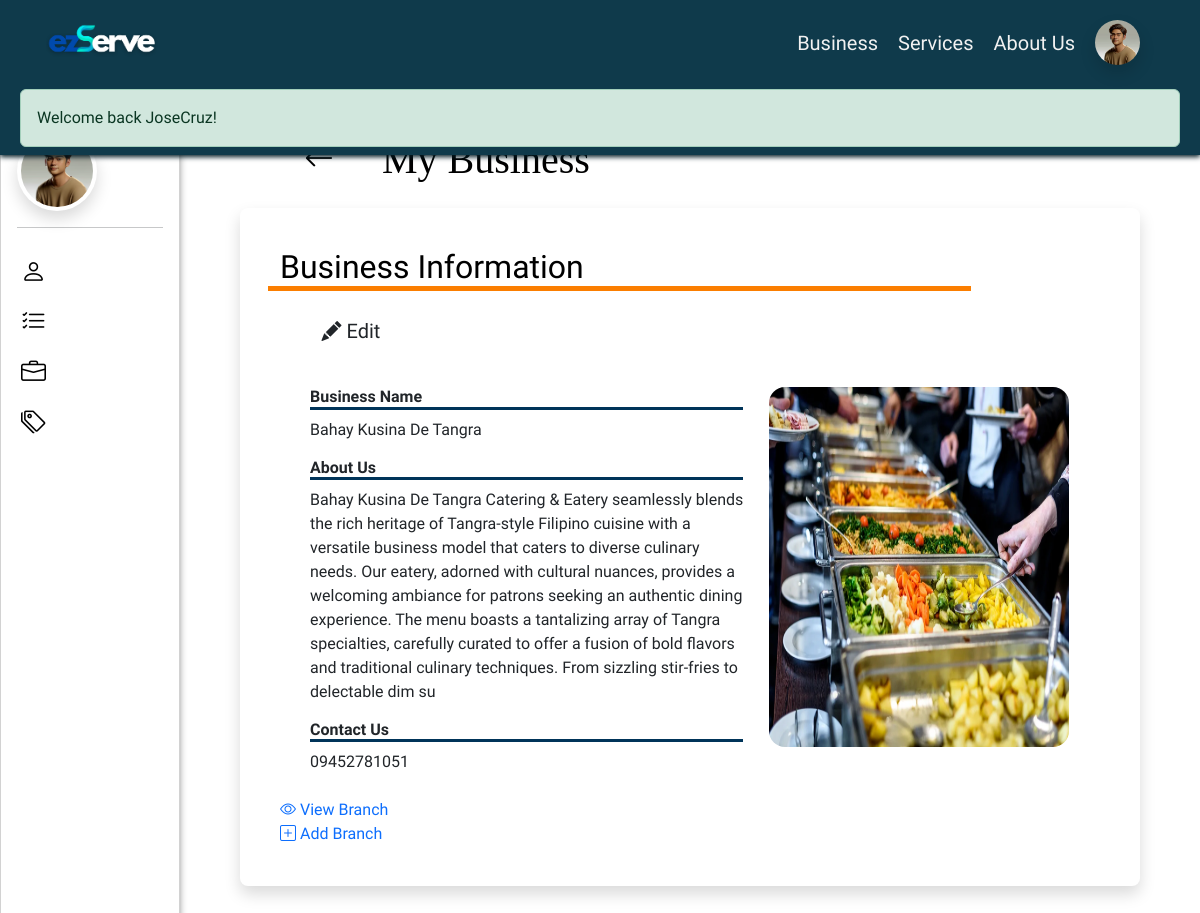
The app's page /?page=branches&businesscode=24 (signed in) with its own data.
### tables this page shows
CREATE TABLE `business_owner` (
  `ownerID` int(11) NOT NULL,
  `fname` varchar(50) NOT NULL,
  `lname` varchar(50) NOT NULL,
  `birthday` date NOT NULL,
  `email` varchar(50) NOT NULL,
  `verification_code` varchar(200) NOT NULL,
  `number` varchar(30) NOT NULL,
  `ownerAddress` varchar(255) NOT NULL,
  `username` varchar(100) NOT NULL,
  `password` varchar(100) NOT NULL,
  `repassword` varchar(100) NOT NULL,
  `usertype` varchar(50) NOT NULL,
  `profileImage` longblob NOT NULL,
  `status` tinyint(4) NOT NULL,
  `created` timestamp NOT NULL DEFAULT current_timestamp(),
  `updated` timestamp NOT NULL DEFAULT current_timestamp()
);

CREATE TABLE `business` (
  `businessCode` int(11) NOT NULL,
  `ownerID` int(11) NOT NULL,
  `busName` varchar(100) NOT NULL,
  `about` varchar(1000) NOT NULL,
  `busType` varchar(100) NOT NULL,
  `house_building` varchar(100) NOT NULL,
  `street` varchar(100) NOT NULL,
  `barangay` varchar(100) NOT NULL,
  `city_municipality` varchar(100) NOT NULL,
  `province` varchar(100) NOT NULL,
  `region` varchar(100) NOT NULL,
  `phone` varchar(100) NOT NULL,
  `mobile` varchar(100) NOT NULL,
  `business_permit` longblob NOT NULL,
  `sanitary` longblob NOT NULL,
  `tax` longblob NOT NULL,
  `busImage` longblob NOT NULL,
  `status` tinyint(4) NOT NULL
);

### app/functions/userFunction.php (called while the page is built, shortened)
<?php
function viewUser($userID) {
    global $DB;
    $usertype = $_SESSION[AUTH_TYPE];
    if ($usertype === 'client') {
        $query = $DB->prepare("SELECT * FROM client WHERE clientID = ?");
    } elseif ($usertype === 'business owner') {
        $query = $DB->prepare("SELECT * FROM business_owner WHERE ownerID = ?");
    } else {
        return null;
    }
    $query->bind_param("i", $userID);
    $query->execute();
    $result = $query->get_result();
    $user = $result->fetch_object();
    return $user;
}
?>

### index.php (called while the page is built, shortened)
<?php
	require 'functions.php';
	require 'page.php';
?>

### pages/branches.php (the view, shortened to what this page needs)
<?= element( 'owner_header' ) ?>
<?= element( 'owner-side-nav' ) ?>
<link rel="stylesheet" href="https://unpkg.com/leaflet/dist/leaflet.css" />
<link rel="stylesheet" href="https://unpkg.com/leaflet-control-geocoder/dist/Control.Geocoder.css" />
<?php
$ownerID = $_SESSION['userID'];
global $DB;
$businessCode = isset($_GET['businesscode']) ? $_GET['businesscode'] : '';
$businessCode = $DB->real_escape_string($businessCode);
$sql = "SELECT * FROM business WHERE ownerID = $ownerID AND businessCode = '$businessCode' AND status = 1";
$result = $DB->query($sql);
?>
<?php while ($row = $result->fetch_assoc()): ?>
<div id="own-bus" class="own-bus mb-5" style="height: auto; margin: 120px 0 20% 20%; width: 75vw">
            <div class="d-flex justify-content-between p-3">
                <div class="d-flex ">
                <a href="?page=owner_business" id="backButton" class=" btn-back mx-5">
                    <i class="bi bi-arrow-left" style="color: black;"></i>
                </a>
                <h1 >My Business</h1>
                </div>
            </div>
    <div id="detailsForm" class="bus-info card border-0 rounded-3 shadow p-3 mb-5  bg-white rounded">
        <div class="business-details justify-content-between p-4" id="businessDetails<?= $row['businessCode'] ?>">
            <div class="row">
                <h2 class=" col-10 bus-info-header">Business Information</h2>
                <a href="#" id="editButton" class=" col-2 btn-edit btn-lg btn  float-end m-2" style="width: 150px" onclick="toggleEditable()">
                    <i class="bi bi-pencil-fill"></i>
                    <span>Edit</span>
                </a>
            </div>
            <br>
            <form method="post" action="?action=businessAction" enctype="multipart/form-data">
                <div class="column d-flex row justify-content-between">
                    <div class="col-md-7 flex-column">
                        <h6 id="busNameHeader" class="busNameHeader"><b>Business Name</b></h6>
                        <p id="busNameInput" style="display: block;"><?= $row['busName'] ?></p>
                        <h6 id="aboutHeader" class="aboutHeader"><b>About Us</b></h6>
                        <p id="aboutInput" style="display: block;"><?= $row['about'] ?></p>
                        <h6 id="contactHeader" class="contactHeader"><b>Contact Us</b></h6>
                        <p id="contactInput" style="display: block;"><?= $row['phone'] ?></p>
                    </div>
                    <div class="col-md-5">
                        <div class="mb-4 d-flex justify-content-center ">
                            <img id="imagePreview"  class="rounded-4" src="<?= $row['busImage'] ? $row['busImage'] : 'https://mdbootstrap.com/img/Photos/Others/placeholder.jpg' ?>" alt="business image">
                        </div>
                        <br>
                    </div>
                </div>
                <a href="#branch-details" id="ViewBranch" class="btn-view-branches align-items-center justify-content-center view-branch-button" data-businesscode="<?= $row['businessCode'] ?>" onclick="toggleViewBranch(this, event)">
                    <i class="bi bi-eye"></i>
                    <span>View Branch</span>
                </a>
                <a href="#add-branch" id="AddBranch" class="btn-add-branch align-items-center justify-content-center add-branch-button" data-businesscode="<?= $row['businessCode'] ?>" onclick="toggleAddBranch(this, event)">
                    <i class="bi bi-plus-square"></i>
                    <span>Add Branch</span>
                </a>
            </form>
        </div>
    </div>
<?php endwhile; ?>

### elements/owner_header.php (shortened to what this page needs)
<?php if( ! defined( 'ACCESS' ) ) die( 'DIRECT ACCESS NOT ALLOWED' );
if (isset($_SESSION['userID'])) {
    $usertype = isset($_SESSION['usertype']) ? $_SESSION['usertype'] : '';
    if ($usertype === 'client') {
        $allowed_pages = array('services',
        'default',
        'about',
        'client_profile',
        'client_business_details',
        'client_package',
        'client_view_package',
        'checkout',
        'client_purchase',
        'voucher',
        'client_custom',
        'custom_checkout',
        'custom_voucher',
        'client-order-history'
    );
        $current_page = isset($_GET['page']) ? $_GET['page'] : 'default';
        if (!in_array($current_page, $allowed_pages)) {
            header('Location: ' . SITE_URL . '/?page=default');
            exit();
        }
    }
    else if ($usertype === 'business owner') {
        $allowed_pages = array('services',
        'owner_business',
        'about',
        'owner_profile',
        'owner_voucher',
        'edit_voucher',
        'owner-order-list',
        'owner-settings',
        'bus-register',
        'branches',
        'choose_package',
        'package',
        'owner_package',
        'edit_item',
        'add_item',
        'add_category',
        'add_package',
        'add_customItem',
        'custom_package',
        'add_custom_package',
        'client_business_details');
        $current_page = isset($_GET['page']) ? $_GET['page'] : 'default';
    }
}
if (isset($_SESSION['userID'])) {
    $userData = viewUser($_SESSION['userID']);
    $profileImage = !empty($userData->profileImage) ? $userData->profileImage : '';
} else {
    $profileImage = '';
}
?>
<!DOCTYPE html>
<html lang="en">
<head>
    <link href="https://cdn.jsdelivr.net/npm/bootstrap@5.3.0/dist/css/bootstrap.min.css" rel="stylesheet">
    <link rel="stylesheet" href="https://cdn.jsdelivr.net/npm/bootstrap-icons@1.3.0/font/bootstrap-icons.css">
    <link href="./assets/view.css" rel="stylesheet">
  </head>
<body>
    <header class="header align-items-center justify-content-center fixed-top  " style="height: auto">
    <div class=" header-nav d-flex justify-content-between align-items-center" style="height: auto">
        <div class="title">
            <img class="logo col-sm-7" src="assets/images/has shadow.png">
        </div>
        <nav class="d-flex  align-items-center ">
        <ul class="burger-menu " id="burgerDropdown" >
    <li><a class="burger-item <?php echo ($current_page === 'owner_business') ? 'active' : ''; ?>" href="<?= SITE_URL ?>/?page=owner_business">Business</a></li>
    <li><a class="burger-item <?php echo ($current_page === 'services') ? 'active' : ''; ?>" href="<?= SITE_URL ?>/?page=services">Services</a></li>
    <li><a class="burger-item <?php echo ($current_page === 'about') ? 'active' : ''; ?>" href="<?= SITE_URL ?>/?page=about">About Us</a></li>
                <?php if (isset($_SESSION[AUTH_ID])) { ?>
            <li class="dropdown profile-drop" >
            <?php if (isset($_SESSION[AUTH_NAME])): ?>
                <a class="d-flex" href="#" id="navbarDropdown" role="button" data-bs-toggle="dropdown" aria-expanded="false">
                    <?php if (isset($_SESSION[AUTH_ID]) && !empty($profileImage)): ?>
                        <img class=" rounded-circle shadow " src="<?php echo $profileImage; ?>" alt="User's Picture" style="width: 45px; height: 45px;">
                    <?php else: ?>
                        <i class="bi bi-person-circle" style="font-size: 45px"></i>
                    <?php endif; ?>
                </a>
            <?php else: ?>
                <a class="d-flex" href="#" id="navbarDropdown" role="button" data-bs-toggle="dropdown" aria-expanded="false">
                    <i class="bi bi-person-fill"></i>
                </a>
            <?php endif; ?>
            </li>
        <?php } ?>
    </ul>
</nav>
    </div>
    <div class="message row m-0">
      <div class="col left-content">
     <?= show_message(); ?>
     </div>
</div>
</header>

### elements/owner-side-nav.php (shortened to what this page needs)
<?php
$userData = viewUser($_SESSION['userID']);
$profileImage = $userData->profileImage;
?>
<div class="side-nav card fixed-top rounded-4 bg-opacity-10 bg-white">
  <?php if (isset($_SESSION[AUTH_ID])) { ?>
    <?php if ($_SESSION[AUTH_TYPE] === 'business owner') { ?>
      <div class="d-flex mx-3 justify-content-start align-items-center">
    <?php if (!empty($profileImage)): ?>
        <img class="profileImg rounded-circle shadow p-1 bg-white" id="preview_profileImage" alt="Profile Image"
            src="<?php echo $profileImage; ?>" style="width:5rem; height: 5rem">
    <?php else: ?>
        <i class="bi bi-person-circle" style="font-size: 2rem"></i>
    <?php endif; ?>
</div>
    <?php } ?>
    <hr class="mx-3">
    <div>
      <div class="nav-item <?php echo ($_GET['page'] === 'owner_profile') ? 'active' : ''; ?>"><a href="<?php echo SITE_URL ?>/?page=owner_profile" class="py-2"><i class="bi bi-person"></i><span>My Profile</span></a></div>
      <div class="nav-item <?php echo ($_GET['page'] === 'owner-order-list') ? 'active' : ''; ?>"><a href="<?php echo SITE_URL ?>/?page=owner-order-list" class="py-2"><i class="bi bi-list-check"></i><span>Client Orders</span></a></div>
      <div class="nav-item <?php echo ($_GET['page'] === 'owner_business') ? 'active' : ''; ?>"><a href="<?php echo SITE_URL ?>/?page=owner_business" class="py-2"><i class="bi bi-briefcase"></i><span>My Business</span></a></div>
      <div class="nav-item <?php echo ($_GET['page'] === 'owner_voucher') ? 'active' : ''; ?>"><a href="<?php echo SITE_URL ?>/?page=owner_voucher" class="py-2"><i class="bi bi-tags"></i><span>My Vouchers</span></a></div>
    </div>
  <?php } ?>
</div>

### assets/view.css (style rules this page uses)
body { font-family: "Lexend exa", Arial; overflow-x: hidden; background-image: url(./images/bg-2.png); background-repeat:repeat-y; background-size: cover; }
h1 { color: #000000; }
.message { z-index: 999; }
header { background-color: #0f3a4b; box-shadow: 0px 2px 5px #031b23; }
nav li { list-style: none; padding: 0px 10px; }
nav ul { margin-top: 20px; }
a { text-decoration: none; }
.details h1, h2 { color: black; }
.nav-item { margin: 10px 10px 0px 10px; }
.side-nav { position: fixed; top: 80px; bottom: 0; left: 0; padding: 50px 0 0; box-shadow: 2px 0 10px -5px #333; z-index: 600; width: 18em; }
.side-nav .nav-item { list-style: none; height: 40px; }
.side-nav .nav-item { padding: 0 10px 0 10px; }
.side-nav i { font-size: 25px; color: black; padding-right: 5px; }
h1 { font-family: "Arvo"!important; }
.bi-arrow-left { font-size: 30px; }
.column { padding: 0px 30px; }
.bus-info-header { border-bottom:solid 5px #fb7e00; }
.busNameHeader, .aboutHeader, .contactHeader { border-bottom:solid 3px #003459; }
#imagePreview, #imageAddBranch, .view-branch-pic { width: 25vw; height: 45vh; }

### elements/owner_header.php (style rules this page uses)
@media (max-width: 2000px) { .logo { width: 10rem; height: 5rem; margin-left: 20px; } }
@media (max-width: 2000px) { nav { margin: 0 50px; } }
@media (max-width: 2000px) { nav ul { display: flex; justify-content: space-between; align-items: center; } }
@media (max-width: 2000px) { .title { display:flex; flex-direction: row; align-items: center; justify-content: center; } }
@media (max-width: 2000px) { .burger-menu li a { color: #f1f1f1; text-decoration: none; font-size: 20px; } }
nav { display: flex; justify-content: start; }
nav ul { padding:0; }
.profile-drop { z-index: 1040!important; }

### elements/owner-side-nav.php (style rules this page uses)
@media (max-width: 1300px) { .side-nav i { font-size: 25px; } }
@media (max-width: 1300px) { .side-nav { width: 15vw; } }

### records on screen
business_owner: profileImage (picture)
business: busName "Bahay Kusina De Tangra", about "Bahay Kusina De Tangra Catering & Eatery seamlessly blends the rich heritage of Tangra-style Filipino cuisine with a versatile business model that caters to diverse culinary needs. Our eatery, adorned with cultural nuances, provides a welcoming ambiance for patrons seeking an authentic dining experience. The menu boasts a tantalizing array of Tangra specialties, carefully curated to offer a fusion of bold flavors and traditional culinary techniques. From sizzling stir-fries to delectable dim su", phone "09452781051", busImage (picture)

### other values on screen
$_SESSION[ 'MESSAGE' ] "Welcome back JoseCruz!"
